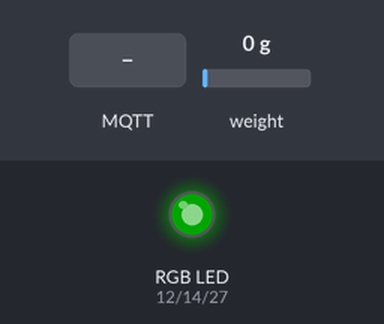
Bench run of a sketch on a simulated ESP32. On the bench: an RGB LED mixed from three pins (HIGH = lit). The inputs (shaded band) are chosen by the test bench; at power-on: weight on the scale 0 g. Dim RGB values are drawn brighter than linear; WiFi joins after 1.5 s; servers stay silent unless stated; no MQTT or app messages arrive unless stated; what the sketch prints to the serial monitor is not drawn.

Above: at 4.7 s.
4.8 s: MQTT message "tara" arrives on the first subscribed topic
At 5.2 s:
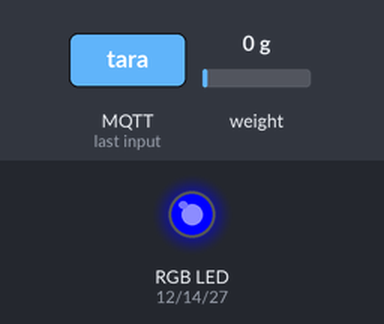
7.8 s: MQTT message "verde" arrives on the first subscribed topic
9.3 s: MQTT message "verde_pulsando" arrives on the first subscribed topic
Timing chart, 0 to 12.3 s (numbered marks = the images above; inputs shaded):
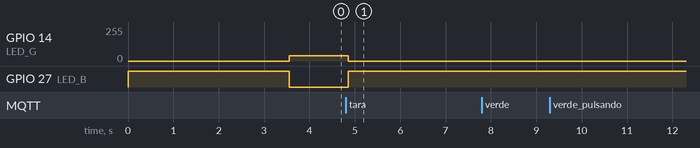

The sketch:

waycare_dock_real.ino
```cpp
/*
 * ============================================================================
 *  WayCare Dock  -  Firmware DEFINITIVO (hardware real)
 * ============================================================================
 *  Diferenças vs. versão Wokwi:
 *    - WiFi real (SSID + senha)
 *    - HX_SCALE_FACTOR vem da CALIBRAÇÃO (rode waycare_calibracao.ino antes)
 *    - Tara só pelo site (sem botão físico)
 *    - scale.set_scale(fator) direto (no Wokwi era 1/fator por causa do bruto fake)
 *
 *  Mesma lógica de borda: estabiliza o peso e publica só na mudança;
 *  recebe comando de tara/LED da nuvem via MQTT.
 * ============================================================================
 */

#include <WiFi.h>
#include <PubSubClient.h>
#include "HX711.h"

// ---------------------------------------------------------------------------
// CONFIGURAÇÃO  (PREENCHA antes de subir)
// ---------------------------------------------------------------------------
const char* WIFI_SSID  = "joaovictor";
const char* WIFI_PASS  = "Jv102030";

const char* MQTT_HOST  = "52.224.244.229";  // IP publico da VM
const int   MQTT_PORT  = 1883;

const char* APIKEY     = "waycare2025";
const char* DEVICE_ID  = "dock01";

const char* TOPIC_ATTRS = "/json/waycare2025/dock01/attrs"; // dados -> FIWARE
const char* TOPIC_CMD   = "waycare/dock01/cmd";             // comandos <- Python

// ---------------------------------------------------------------------------
// PINAGEM
// ---------------------------------------------------------------------------
#define HX_DT   16
#define HX_SCK  17
#define LED_R   12
#define LED_G   14
#define LED_B   27

// ---------------------------------------------------------------------------
// CALIBRAÇÃO  (COLE AQUI o fator que o waycare_calibracao.ino imprimiu)
// ---------------------------------------------------------------------------
#define HX_SCALE_FACTOR  442.3777f   // valor calibrado da SUA celula

// ---------------------------------------------------------------------------
// PARÂMETROS DE LEITURA
// ---------------------------------------------------------------------------
#define ESTABILIZA_MS    3000     // tempo parado (na faixa) p/ considerar estável
#define TOLERANCIA_G     8.0f     // faixa do "parado": ruído menor que isso = estável
#define MIN_DELTA_G      10.0f    // só publica novo peso se mudar 10g+ do último
#define MAX_JANELA       60       // amostras coletadas na janela estável (3s @ ~10Hz)

// ---------------------------------------------------------------------------
// ESTADO INTERNO
// ---------------------------------------------------------------------------
HX711 scale;
WiFiClient   wifiClient;
PubSubClient mqtt(wifiClient);

float  ultimoPesoLido = 0.0f;     // cache (HX711 entrega ~10Hz)
float  pesoPublicado  = -9999.0;  // último peso ENVIADO ao backend
float  refEstavel     = 0.0f;     // referência da faixa de estabilização
unsigned long inicioEstavel = 0;
unsigned long ultimaLeituraHX = 0;

float  janela[MAX_JANELA];        // leituras coletadas durante a janela estável
int    janelaCount = 0;
bool   publicadoNestaJanela = false;

// ===========================================================================
//  LED RGB  -  CÁTODO COMUM (COM no GND): valor direto, SEM "255 -".
//  Se um dia trocar por ânodo comum (COM no 3V3), volte a usar (255 - valor).
// ===========================================================================
void setRGB(int r, int g, int b) {
  analogWrite(LED_R, r);
  analogWrite(LED_G, g);
  analogWrite(LED_B, b);
}

void aplicarCorLED(const String& cor) {
  if      (cor == "verde")          setRGB(0, 255, 0);
  else if (cor == "verde_pulsando") setRGB(0, 255, 80);
  else if (cor == "vermelho")       setRGB(255, 0, 0);
  else if (cor == "azul")           setRGB(0, 0, 255);
  else                              setRGB(0, 40, 0);
}

// ===========================================================================
//  WIFI / MQTT
// ===========================================================================
void conectarWiFi() {
  WiFi.begin(WIFI_SSID, WIFI_PASS);
  Serial.print("Conectando WiFi");
  while (WiFi.status() != WL_CONNECTED) { delay(300); Serial.print("."); }
  Serial.println(" OK");
}

void onComando(char* topic, byte* payload, unsigned int len) {
  String msg;
  for (unsigned int i = 0; i < len; i++) msg += (char)payload[i];
  Serial.print("CMD recebido: "); Serial.println(msg);

  if (msg.indexOf("tara") >= 0) {
    setRGB(0, 0, 255);             // azul = tarando
    scale.tare(20);
    delay(400);
    pesoPublicado = -9999.0;       // força republicar pós-tara
    Serial.println(">> TARA executada");
  }

  int p = msg.indexOf("led");
  if (p >= 0) {
    int a1 = msg.indexOf('"', msg.indexOf(':', p));
    int a2 = msg.indexOf('"', a1 + 1);
    if (a1 >= 0 && a2 > a1) aplicarCorLED(msg.substring(a1 + 1, a2));
  }
}

void conectarMQTT() {
  mqtt.setServer(MQTT_HOST, MQTT_PORT);
  mqtt.setCallback(onComando);
  while (!mqtt.connected()) {
    Serial.print("Conectando MQTT...");
    String cid = "waycare-" + String(DEVICE_ID);
    if (mqtt.connect(cid.c_str())) {
      Serial.println(" OK");
      mqtt.subscribe(TOPIC_CMD);
    } else {
      Serial.print(" falhou rc="); Serial.println(mqtt.state());
      delay(2000);
    }
  }
}

// ===========================================================================
//  LEITURA + ESTABILIZAÇÃO (por mediana da janela)
// ===========================================================================
// Lê o peso bruto (cacheado). NÃO corta valores negativos: peso negativo é o
// sinal de "garrafa fora da dock" (a tara é feita com a garrafa vazia em cima,
// então remover a garrafa deixa o peso negativo).
float lerPeso() {
  if (scale.is_ready()) {
    ultimoPesoLido = scale.get_units(1);
  }
  return ultimoPesoLido;
}

// Mediana de um vetor (ordena in-place). Robusta a ruído: ignora os extremos
// e devolve o valor central — o "valor que mais representa" a faixa estável.
float mediana(float* v, int n) {
  for (int i = 1; i < n; i++) {       // insertion sort (n pequeno, ~30)
    float k = v[i]; int j = i - 1;
    while (j >= 0 && v[j] > k) { v[j + 1] = v[j]; j--; }
    v[j + 1] = k;
  }
  if (n == 0) return 0;
  return (n % 2) ? v[n / 2] : (v[n / 2 - 1] + v[n / 2]) / 2.0f;
}

void publicarPeso(float peso) {
  char json[48];
  snprintf(json, sizeof(json), "{\"peso\":%.1f}", peso);
  mqtt.publish(TOPIC_ATTRS, json);
  Serial.print("Publicado -> "); Serial.println(json);
}

// ===========================================================================
//  SETUP / LOOP
// ===========================================================================
void setup() {
  Serial.begin(115200);
  pinMode(LED_R, OUTPUT); pinMode(LED_G, OUTPUT); pinMode(LED_B, OUTPUT);
  setRGB(0, 0, 255);

  scale.begin(HX_DT, HX_SCK);
  scale.set_scale(HX_SCALE_FACTOR);   // fator REAL calibrado (direto, não invertido)
  scale.tare(20);                     // zera no boot (dock vazia ao ligar!)

  conectarWiFi();
  conectarMQTT();
  setRGB(0, 40, 0);
  inicioEstavel = millis();
}

void loop() {
  if (!mqtt.connected()) conectarMQTT();
  mqtt.loop();

  if (millis() - ultimaLeituraHX < 100) return;   // ~10Hz
  ultimaLeituraHX = millis();

  float peso = lerPeso();

  // Saiu da faixa de tolerância -> o peso está MUDANDO (gole, abastecimento,
  // garrafa sendo manuseada). Reinicia a janela de estabilização.
  if (fabs(peso - refEstavel) > TOLERANCIA_G) {
    refEstavel = peso;
    inicioEstavel = millis();
    janelaCount = 0;
    publicadoNestaJanela = false;
    return;
  }

  // Dentro da faixa: o peso está "parado" (só com ruído de ~1g). Coleta amostra.
  if (janelaCount < MAX_JANELA) janela[janelaCount++] = peso;

  // Ficou parado tempo suficiente e ainda não publicou esta janela?
  if (!publicadoNestaJanela && millis() - inicioEstavel >= ESTABILIZA_MS) {
    float estavel = mediana(janela, janelaCount);   // valor limpo da faixa

    // Só publica se mudou o bastante em relação ao último enviado.
    // (A mediana ignora o ruído de ±1g, então peso "parado" não republica.)
    if (fabs(estavel - pesoPublicado) >= MIN_DELTA_G) {
      publicarPeso(estavel);
      pesoPublicado = estavel;
    }
    publicadoNestaJanela = true;   // não republica a mesma janela a cada ciclo
  }
}
```

Measured:
- after the input at 4.8 s, GPIO 14 (LED_G): 40/255 → 0/255 after 0.06 s; GPIO 27 (LED_B): LOW → HIGH after 0.06 s
- after the input at 7.8 s, every drawn part: stays the same
- after the input at 9.3 s, every drawn part: stays the same
